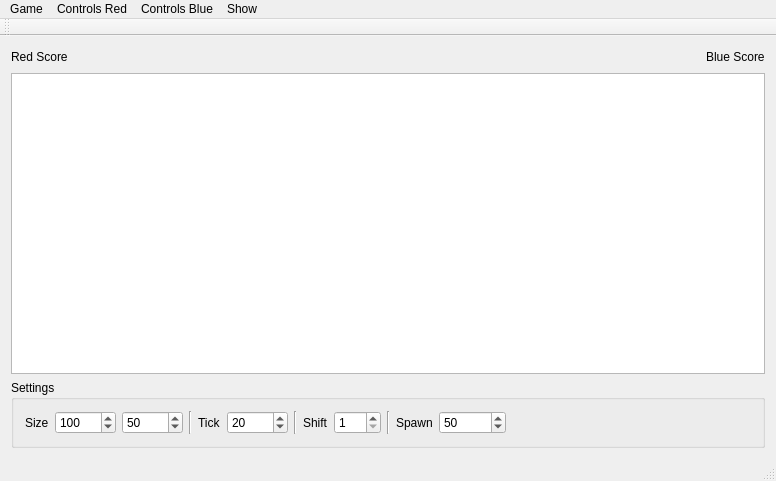
<?xml version="1.0" encoding="UTF-8"?>
<ui version="4.0">
 <class>DS_MainWindow</class>
 <widget class="QMainWindow" name="DS_MainWindow">
  <property name="geometry">
   <rect>
    <x>0</x>
    <y>0</y>
    <width>776</width>
    <height>481</height>
   </rect>
  </property>
  <property name="windowTitle">
   <string>DS_MainWindow</string>
  </property>
  <widget class="QWidget" name="centralWidget">
   <layout class="QGridLayout" name="gridLayout">
    <item row="1" column="0" colspan="3">
     <widget class="QGraphicsView" name="graphicsView_Field">
      <property name="styleSheet">
       <string notr="true"/>
      </property>
     </widget>
    </item>
    <item row="0" column="0">
     <widget class="QLabel" name="label_R_Score">
      <property name="text">
       <string>Red Score</string>
      </property>
     </widget>
    </item>
    <item row="0" column="1">
     <spacer name="horizontalSpacer">
      <property name="orientation">
       <enum>Qt::Horizontal</enum>
      </property>
      <property name="sizeHint" stdset="0">
       <size>
        <width>40</width>
        <height>20</height>
       </size>
      </property>
     </spacer>
    </item>
    <item row="2" column="0" colspan="3">
     <widget class="QGroupBox" name="groupBox_Settings">
      <property name="title">
       <string>Settings</string>
      </property>
      <layout class="QGridLayout" name="gridLayout_2">
       <item row="0" column="4">
        <widget class="QLabel" name="label_Tick">
         <property name="text">
          <string>Tick</string>
         </property>
        </widget>
       </item>
       <item row="0" column="1">
        <widget class="QSpinBox" name="spinBox_Size_X">
         <property name="minimum">
          <number>4</number>
         </property>
         <property name="maximum">
          <number>10000</number>
         </property>
         <property name="singleStep">
          <number>10</number>
         </property>
         <property name="value">
          <number>100</number>
         </property>
        </widget>
       </item>
       <item row="0" column="2">
        <widget class="QSpinBox" name="spinBox_Size_Y">
         <property name="minimum">
          <number>4</number>
         </property>
         <property name="maximum">
          <number>10000</number>
         </property>
         <property name="singleStep">
          <number>10</number>
         </property>
         <property name="value">
          <number>50</number>
         </property>
        </widget>
       </item>
       <item row="0" column="9">
        <widget class="Line" name="line">
         <property name="orientation">
          <enum>Qt::Vertical</enum>
         </property>
        </widget>
       </item>
       <item row="0" column="7">
        <widget class="QLabel" name="label_Shift">
         <property name="text">
          <string>Shift</string>
         </property>
        </widget>
       </item>
       <item row="0" column="8">
        <widget class="QSpinBox" name="spinBox_Shift">
         <property name="minimum">
          <number>1</number>
         </property>
         <property name="maximum">
          <number>100</number>
         </property>
        </widget>
       </item>
       <item row="0" column="10">
        <widget class="QLabel" name="label_Spawn">
         <property name="text">
          <string>Spawn</string>
         </property>
        </widget>
       </item>
       <item row="0" column="3">
        <widget class="Line" name="line_Settings_1">
         <property name="orientation">
          <enum>Qt::Vertical</enum>
         </property>
        </widget>
       </item>
       <item row="0" column="0">
        <widget class="QLabel" name="label_Size">
         <property name="text">
          <string>Size</string>
         </property>
        </widget>
       </item>
       <item row="0" column="12">
        <spacer name="horizontalSpacer_Settings">
         <property name="orientation">
          <enum>Qt::Horizontal</enum>
         </property>
         <property name="sizeHint" stdset="0">
          <size>
           <width>40</width>
           <height>20</height>
          </size>
         </property>
        </spacer>
       </item>
       <item row="0" column="5">
        <widget class="QSpinBox" name="spinBox_Tick">
         <property name="minimum">
          <number>1</number>
         </property>
         <property name="maximum">
          <number>10000</number>
         </property>
         <property name="singleStep">
          <number>1</number>
         </property>
         <property name="value">
          <number>20</number>
         </property>
        </widget>
       </item>
       <item row="0" column="6">
        <widget class="Line" name="line_Settings_2">
         <property name="orientation">
          <enum>Qt::Vertical</enum>
         </property>
        </widget>
       </item>
       <item row="0" column="11">
        <widget class="QSpinBox" name="spinBox_Spawn">
         <property name="minimum">
          <number>1</number>
         </property>
         <property name="maximum">
          <number>100000</number>
         </property>
         <property name="value">
          <number>50</number>
         </property>
        </widget>
       </item>
      </layout>
     </widget>
    </item>
    <item row="0" column="2">
     <widget class="QLabel" name="label_B_Score">
      <property name="text">
       <string>Blue Score</string>
      </property>
     </widget>
    </item>
   </layout>
  </widget>
  <widget class="QMenuBar" name="menuBar">
   <property name="geometry">
    <rect>
     <x>0</x>
     <y>0</y>
     <width>776</width>
     <height>21</height>
    </rect>
   </property>
   <widget class="QMenu" name="menuControls_Red">
    <property name="title">
     <string>Controls Red</string>
    </property>
    <addaction name="action_R_Left"/>
    <addaction name="action_R_Right"/>
   </widget>
   <widget class="QMenu" name="menuControls_Blue">
    <property name="title">
     <string>Controls Blue</string>
    </property>
    <addaction name="action_B_Left"/>
    <addaction name="action_B_Right"/>
   </widget>
   <widget class="QMenu" name="menuGame">
    <property name="title">
     <string>Game</string>
    </property>
    <addaction name="action_Play_Pause"/>
    <addaction name="action_Reset"/>
    <addaction name="separator"/>
    <addaction name="action_Quit"/>
   </widget>
   <widget class="QMenu" name="menuShow">
    <property name="title">
     <string>Show</string>
    </property>
    <addaction name="action_Show_Normal"/>
    <addaction name="action_Show_Maximum"/>
    <addaction name="action_Show_Fullscreen"/>
   </widget>
   <addaction name="menuGame"/>
   <addaction name="menuControls_Red"/>
   <addaction name="menuControls_Blue"/>
   <addaction name="menuShow"/>
  </widget>
  <widget class="QToolBar" name="mainToolBar">
   <attribute name="toolBarArea">
    <enum>TopToolBarArea</enum>
   </attribute>
   <attribute name="toolBarBreak">
    <bool>false</bool>
   </attribute>
  </widget>
  <widget class="QStatusBar" name="statusBar"/>
  <action name="action_R_Left">
   <property name="text">
    <string>Left</string>
   </property>
   <property name="shortcut">
    <string>A</string>
   </property>
  </action>
  <action name="action_R_Right">
   <property name="text">
    <string>Right</string>
   </property>
   <property name="shortcut">
    <string>D</string>
   </property>
  </action>
  <action name="action_B_Left">
   <property name="text">
    <string>Left</string>
   </property>
   <property name="shortcut">
    <string>Left</string>
   </property>
  </action>
  <action name="action_B_Right">
   <property name="text">
    <string>Right</string>
   </property>
   <property name="shortcut">
    <string>Right</string>
   </property>
  </action>
  <action name="action_Quit">
   <property name="text">
    <string>Quit</string>
   </property>
   <property name="shortcut">
    <string>Esc</string>
   </property>
  </action>
  <action name="action_Show_Normal">
   <property name="text">
    <string>Normal</string>
   </property>
   <property name="shortcut">
    <string>F10</string>
   </property>
  </action>
  <action name="action_Show_Maximum">
   <property name="text">
    <string>Maximum</string>
   </property>
   <property name="shortcut">
    <string>F11</string>
   </property>
  </action>
  <action name="action_Show_Fullscreen">
   <property name="text">
    <string>Fullscreen</string>
   </property>
   <property name="shortcut">
    <string>F12</string>
   </property>
  </action>
  <action name="action_Play_Pause">
   <property name="checkable">
    <bool>true</bool>
   </property>
   <property name="checked">
    <bool>true</bool>
   </property>
   <property name="text">
    <string>Play / Pause</string>
   </property>
   <property name="shortcut">
    <string>Space</string>
   </property>
  </action>
  <action name="action_Reset">
   <property name="text">
    <string>Reset</string>
   </property>
   <property name="shortcut">
    <string>Backspace</string>
   </property>
  </action>
 </widget>
 <layoutdefault spacing="6" margin="11"/>
 <resources/>
 <connections>
  <connection>
   <sender>action_Show_Fullscreen</sender>
   <signal>triggered(bool)</signal>
   <receiver>DS_MainWindow</receiver>
   <slot>showFullScreen()</slot>
   <hints>
    <hint type="sourcelabel">
     <x>-1</x>
     <y>-1</y>
    </hint>
    <hint type="destinationlabel">
     <x>387</x>
     <y>240</y>
    </hint>
   </hints>
  </connection>
  <connection>
   <sender>action_Show_Maximum</sender>
   <signal>triggered(bool)</signal>
   <receiver>DS_MainWindow</receiver>
   <slot>showMaximized()</slot>
   <hints>
    <hint type="sourcelabel">
     <x>-1</x>
     <y>-1</y>
    </hint>
    <hint type="destinationlabel">
     <x>387</x>
     <y>240</y>
    </hint>
   </hints>
  </connection>
  <connection>
   <sender>action_Show_Normal</sender>
   <signal>triggered(bool)</signal>
   <receiver>DS_MainWindow</receiver>
   <slot>showNormal()</slot>
   <hints>
    <hint type="sourcelabel">
     <x>-1</x>
     <y>-1</y>
    </hint>
    <hint type="destinationlabel">
     <x>387</x>
     <y>240</y>
    </hint>
   </hints>
  </connection>
  <connection>
   <sender>action_Play_Pause</sender>
   <signal>triggered(bool)</signal>
   <receiver>groupBox_Settings</receiver>
   <slot>setVisible(bool)</slot>
   <hints>
    <hint type="sourcelabel">
     <x>-1</x>
     <y>-1</y>
    </hint>
    <hint type="destinationlabel">
     <x>387</x>
     <y>425</y>
    </hint>
   </hints>
  </connection>
 </connections>
</ui>
